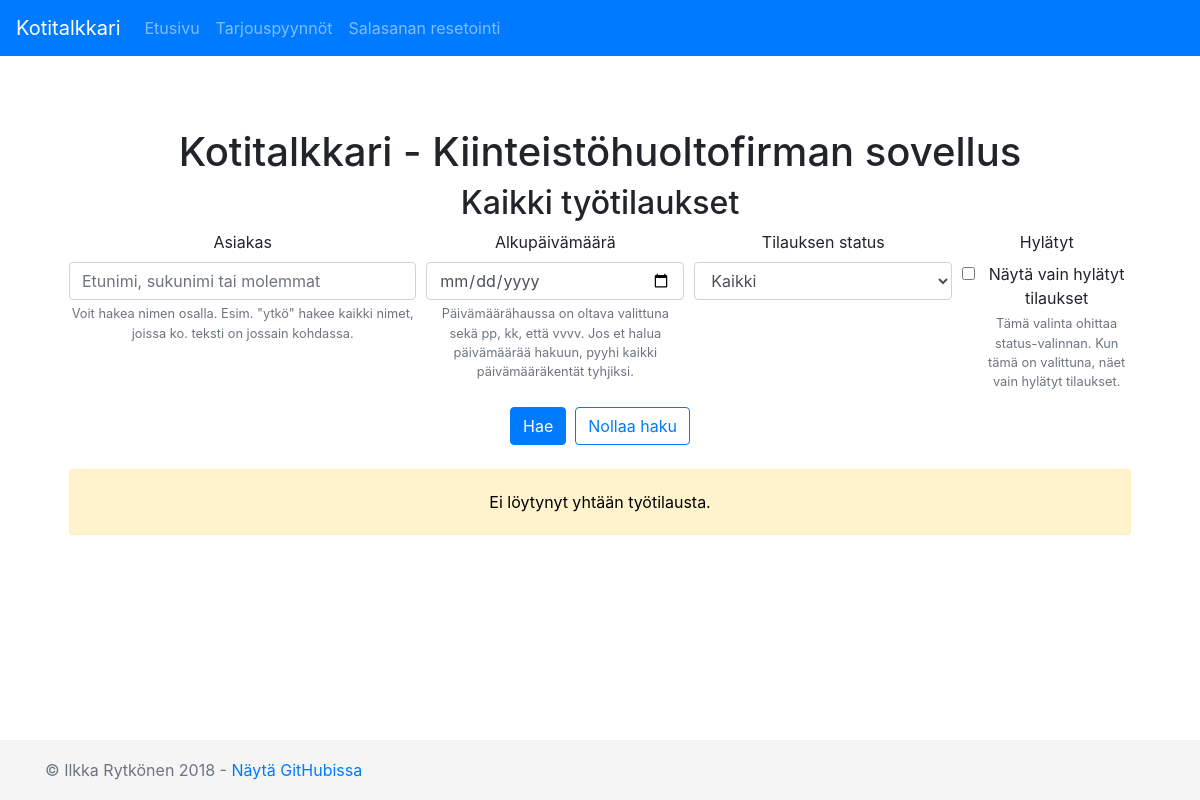
/firma.php, run on an earlier commit of the app's database.
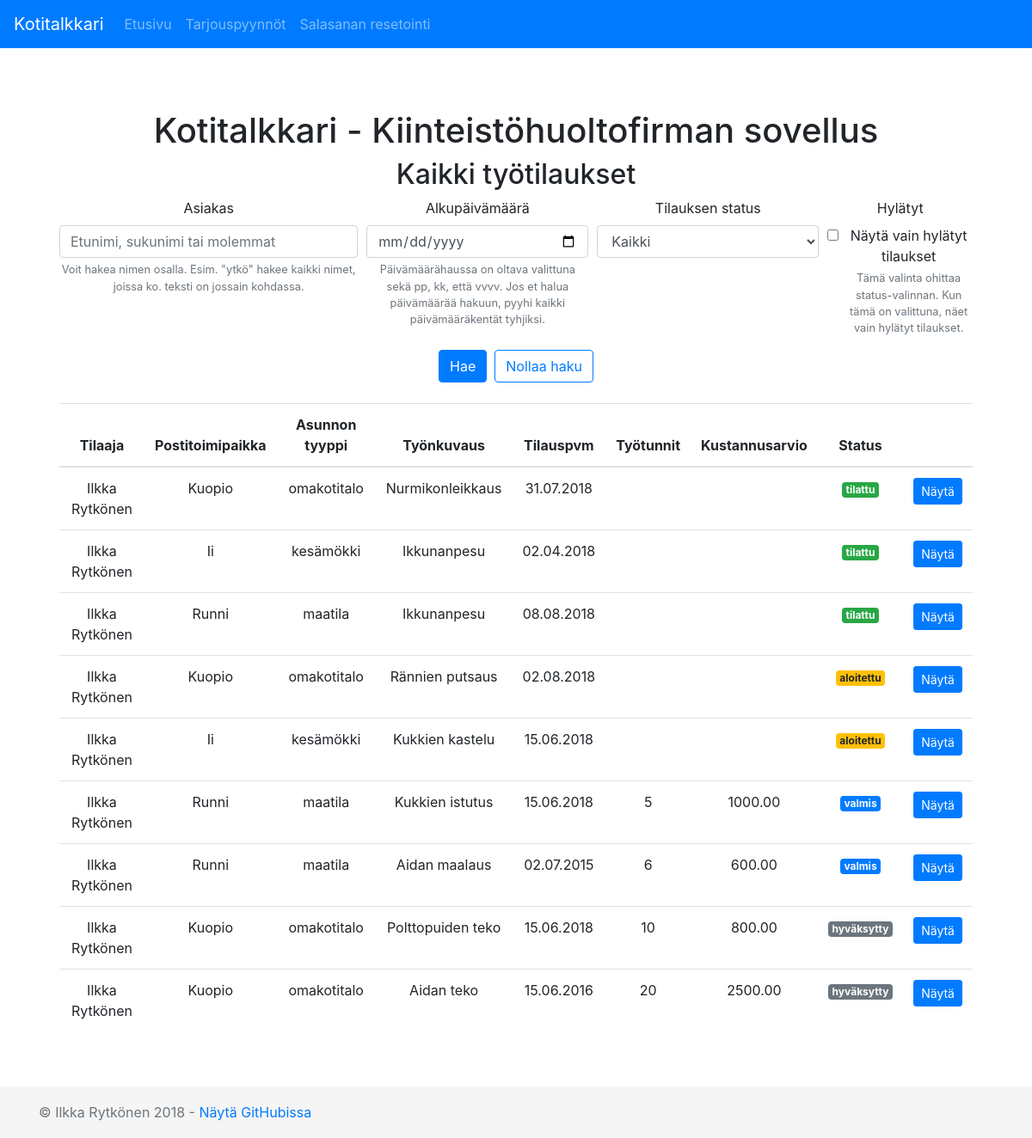
And on a later commit of the database.
### tables this page shows
CREATE TABLE Asiakas (
	tunnus VARCHAR(30) PRIMARY KEY NOT NULL,
	salasana VARCHAR(30) NOT NULL,
	etunimi VARCHAR(40) NOT NULL,
	sukunimi VARCHAR(50) NOT NULL,
	puhelin VARCHAR(13) NOT NULL,
	email VARCHAR(50) NOT NULL
);

### firma.php (the view, shortened to what this page needs)
<?php
  $query = "SELECT * FROM firmantyotilaukset WHERE NOT status = 'hylätty'";
  $otsikko = "Kaikki työtilaukset";
  $nimi = "";
  $status = "";
  $alkuPvm = "";
  $naytaHylatyt = false;
?>
<!doctype html>
<html lang="fi">
  <head>
    <link rel="stylesheet" href="https://stackpath.bootstrapcdn.com/bootstrap/4.1.1/css/bootstrap.min.css">
    <link href="style.css" rel="stylesheet">
  </head>
  <body>
    <?php
    require 'firmamenu.inc';
    ?>
    <main role="main" class="container">
      <div class="starter-template">
        <h1>Kotitalkkari - Kiinteistöhuoltofirman sovellus</h1>
          <h2><?php echo $otsikko ?></h2>
          <form>
            <div class="form-row">
              <div class="form-group col-md-4">
                <label for="inputAsiakas">Asiakas</label>
                <input type="text" name="nimi" value="<?php echo $nimi ?>" class="form-control" id="inputAsiakas" placeholder="Etunimi, sukunimi tai molemmat" aria-describedby="nimivihjeteksti">
                <small id="nimivihjeteksti" class="form-text text-muted">
                  Voit hakea nimen osalla. Esim. "ytkö" hakee kaikki nimet, joissa ko. teksti on jossain kohdassa.
                </small>
              </div>
              <div class="form-group col-md-3">
                <label for="inputdate">Alkupäivämäärä</label>
                <input type="date" name="alkuPvm" value="<?php echo $alkuPvm ?>" class="form-control" id="inputdate" aria-describedby="passwordHelpBlock">
                <small id="passwordHelpBlock" class="form-text text-muted">
                  Päivämäärähaussa on oltava valittuna sekä pp, kk, että vvvv. Jos et halua päivämäärää hakuun, pyyhi kaikki päivämääräkentät tyhjiksi.
                </small>
              </div>
              <div class="form-group col-md-3">
                <div class="form-group">
                  <label for="inputStatus">Tilauksen status</label>
                  <select class="form-control" name="status" id="inputStatus">
                    <option value="kaikki" <?php if ($status == 'kaikki') echo "selected"; ?>>Kaikki</option>
                  </select>
                </div>
              </div>
              <div class="form-group col-md-2">
                <label for="hylatyt">Hylätyt</label>
                <div class="form-check">
                  <input class="form-check-input" type="checkbox" name="naytaHylatyt" value="1" id="hylatyt" <?php echo ($naytaHylatyt) ? 'checked' : '' ?>>
                  <label class="form-check-label" for="defaultCheck1">
                    Näytä vain hylätyt tilaukset
                  </label>
                  <small id="passwordHelpBlock" class="form-text text-muted">
                    Tämä valinta ohittaa status-valinnan. Kun tämä on valittuna, näet vain hylätyt tilaukset.
                  </small>
                </div>
              </div>
            </div>
            <button type="submit" class="btn btn-primary" formmethod="post" name="haku">Hae</button>&nbsp;
            <button type="submit" class="btn btn-outline-primary" formmethod="post">Nollaa haku</button>
          </form>
          <br />
          <?php
            require_once("db.inc");
            $tulos = mysqli_query($conn, $query);
            if ( !$tulos )
            {
              echo "Kysely epäonnistui " . mysqli_error($conn);
            }
            else {
              if (mysqli_num_rows($tulos) == 0) {
                echo "<div class=\"alert alert-warning\" role=\"alert\">Ei löytynyt yhtään työtilausta.<br /></div>";
              }
              else {
                echo "<table class=\"table\"><thead><tr><th scope=\"col\">Tilaaja</th><th scope=\"col\">Postitoimipaikka</th><th scope=\"col\">Asunnon tyyppi</th><th scope=\"col\">Työnkuvaus</th><th scope=\"col\">Tilauspvm</th><th scope=\"col\">Työtunnit</th><th scope=\"col\">Kustannusarvio</th><th scope=\"col\">Status</th><th scope=\"col\"></th></tr></thead><tbody>";
                while ($rivi = mysqli_fetch_array($tulos, MYSQLI_ASSOC)) {
                  $tyotilausID = $rivi["tyotilausID"];
                  $tunnus = $rivi["tunnus"];
                  $nimi = $rivi["nimi"];
                  $postitoimipaikka = $rivi["postitoimipaikka"];
                  $asunnonTyyppi = $rivi["asunnonTyyppi"];
                  $kuvaus = $rivi["kuvaus"];
                  $tilausPvm = date("d.m.Y",strtotime($rivi["tilausPvm"]));
                  $tyotunnit = $rivi["tyotunnit"];
                  $kustannusarvio = $rivi["kustannusarvio"];
                  $status = $rivi["status"];
                  echo "<tr><td>$nimi</td><td>$postitoimipaikka</td><td>$asunnonTyyppi</td><td>$kuvaus</td><td>$tilausPvm</td><td>$tyotunnit</td><td>$kustannusarvio</td><td>
                  <span class=\"";
                  if ($status == "tilattu") echo "badge badge-success";
                  else if ($status == "aloitettu") echo "badge badge-warning";
                  else if ($status == "valmis") echo "badge badge-primary";
                  else if ($status == "hyväksytty") echo "badge badge-secondary";
                  else if ($status == "hylätty") echo "badge badge-danger";
                    echo "\">$status</span></td>";
                  echo "<td><form>
                  <input type=\"hidden\" name=\"status\" value=\"$status\">
                  <input type=\"hidden\" name=\"tunnus\" value=\"$tunnus\">
                  <button type=\"submit\" class=\"btn btn-primary btn-sm\" formaction=\"firmantyotilaus.php\" formmethod=\"post\" name=\"nayta\" value=\"$tyotilausID\">Näytä</button></form>";
                    echo "</td></tr>";
                }
                echo "</tbody></table>";
              }
            }
          ?>
      </div>
    </main>
      <?php
    require 'footer.php';
    ?>
    <script src="https://stackpath.bootstrapcdn.com/bootstrap/4.1.1/js/bootstrap.min.js"></script>  </body>
</html>

### firmamenu.inc (shortened to what this page needs)
<nav class="navbar navbar-expand-md navbar-dark bg-primary fixed-top">
  <a class="navbar-brand" href=".">Kotitalkkari</a>
  <div class="collapse navbar-collapse" id="navbarsExampleDefault">
    <ul class="navbar-nav mr-auto">
      <li class="nav-item">
        <a class="nav-link" href="firma.php">Etusivu<span class="sr-only">(current)</span></a>
      </li>
      <li class="nav-item">
        <a class="nav-link" href="firmantarjouspyynnot.php">Tarjouspyynnöt</a>
      </li>
      <li class="nav-item">
        <a class="nav-link" href="salasananresetointi.php">Salasanan resetointi</a>
      </li>
    </ul>
  </div>
</nav>

### footer.php
<footer class="footer">
<div class="container">
  <span class="text-muted">&copy; Ilkka Rytkönen 2018 - <a href="https://github.com/Alpine78/php_projekti"><i class="fa fa-github"></i>Näytä GitHubissa</a></span>
</div>
</footer>

### style.css (style rules this page uses)
html { position: relative; min-height: 100%; }
body { padding-top: 5rem; margin-bottom: 60px; }
.starter-template { padding: 3rem 1.5rem; text-align: center; }
.footer { position: absolute; bottom: 0; width: 100%; height: 60px; line-height: 60px; background-color: #f5f5f5; }
.alert { padding: 20px; color: black; transition: opacity 0.6s; margin-bottom: 15px; }

What changed in the data, as far as the page shows it:
added asiakas: nimi "Ilkka Rytkönen", postitoimipaikka "Kuopio", asunnonTyyppi "omakotitalo", kuvaus "Nurmikonleikkaus", tilausPvm "31.07.2018", status "tilattu", $tyotilausID 1 (drawn), postitoimipaikka "Ii", asunnonTyyppi "kesämökki", kuvaus "Ikkunanpesu", tilausPvm "02.04.2018", $tyotilausID 2 (drawn), postitoimipaikka "Runni", asunnonTyyppi "maatila", tilausPvm "08.08.2018", $tyotilausID 3 (drawn), kuvaus "Rännien putsaus", tilausPvm "02.08.2018", status "aloitettu", kuvaus "Kukkien kastelu", tilausPvm "15.06.2018", $tyotilausID 4 (drawn), kuvaus "Kukkien istutus", tyotunnit "5", kustannusarvio "1000.00", status "valmis", kuvaus "Aidan maalaus", tilausPvm "02.07.2015", tyotunnit "6", kustannusarvio "600.00", $tyotilausID 7 (drawn), kuvaus "Polttopuiden teko", tyotunnit "10", kustannusarvio "800.00", status "hyväksytty", $tyotilausID 8 (drawn), kuvaus "Aidan teko", tilausPvm "15.06.2016", tyotunnit "20", kustannusarvio "2500.00", $tyotilausID 9 (drawn)
Also different on the page:
text no longer shown: "Ei löytynyt yhtään työtilausta."
text now shown: "Tilaaja Postitoimipaikka Asunnon tyyppi Työnkuvaus Tilauspvm Työtunnit Kustannusarvio Status"
